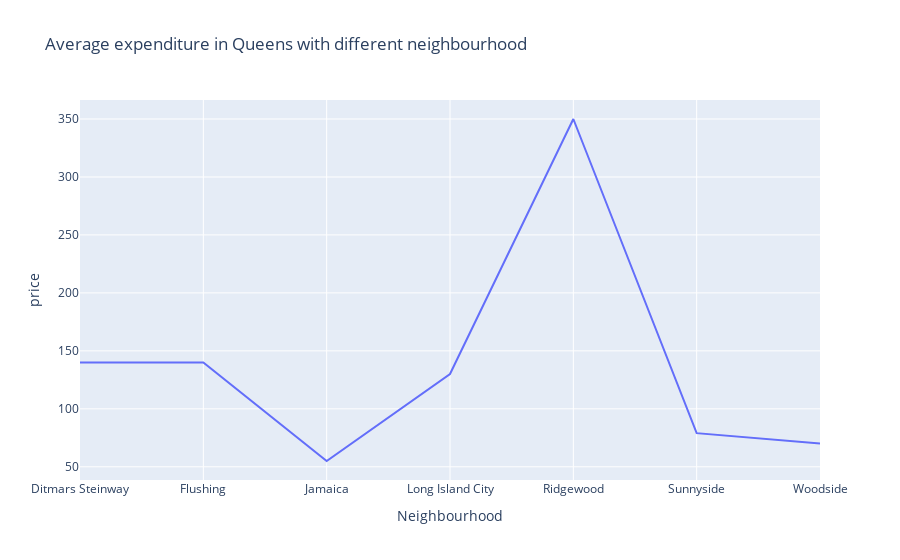

The notebook cell saved with this chart:
### Markdown cell above
### from above we can see that the most expensive neighbourhood is "ridgewood" in queens

### Code cell
y=np.array(Queens["price"])
x=Queens.index
fig = px.line(Queens, x=Queens.index, y="price", title='Average expenditure in Queens with different neighbourhood')
fig.show()

### Figure 1 — Plotly figure (JSON) as saved in the notebook; plotly's stock layout.template omitted (floating-point values rounded to 4 significant figures)
{"data": [{"hovertemplate": "Neighbourhood=%{x}<br>price=%{y}<extra></extra>", "legendgroup": "", "line": {"color": "#636efa", "dash": "solid"}, "marker": {"symbol": "circle"}, "mode": "lines", "name": "", "orientation": "v", "showlegend": false, "type": "scatter", "x": ["Ditmars Steinway", "Flushing", "Jamaica", "Long Island City", "Ridgewood", "Sunnyside", "Woodside"], "xaxis": "x", "y": [140, 140, 55, 130, 350, 79, 70], "yaxis": "y"}], "layout": {"legend": {"tracegroupgap": 0}, "title": {"text": "Average expenditure in Queens with different neighbourhood"}, "xaxis": {"anchor": "y", "domain": [0, 1], "title": {"text": "Neighbourhood"}}, "yaxis": {"anchor": "x", "domain": [0, 1], "title": {"text": "price"}}}}
